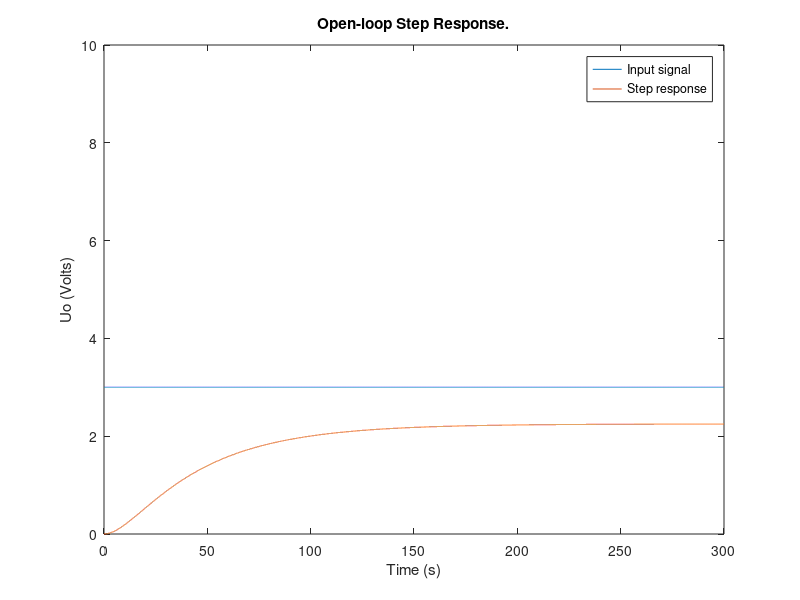
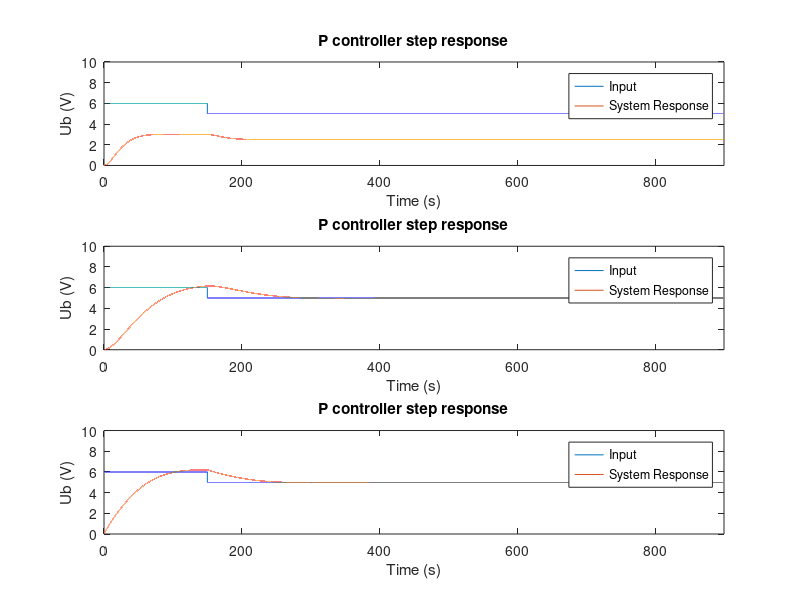

The MATLAB source for these figures, in order:
close all;
clear all;
pkg load control
pkg load signal
clc



Ks = 0.75;
Tg = 50;
Tu = 5;

T1 = 10;
T2 = 40;
Tsum = T1 + T2;

sys  = Ks * tf(1, [T1 1]) * tf(1, [T2 1])

%D1
figure('Name','Transfer function')
% [y,t] = step(sys);
t=0:0.01:300;
for k=1:length(t)
    if(t(k)<0)
        y(k) = 0;
    else
        y(k) = 3;
    end
end
plot(t, y);
hold on
st = lsim(sys,y,t);
plot(t, st);
title('Open-loop Step Response.');
ylabel('Uo (Volts)');
xlabel('Time (s)'); 
legend('Input signal', 'Step response')
axis([0 300 0 10])
hold off

%D2

%% ********* Tsum method ***********
fprintf('\n\t\t20 percent overshoot\n');
        %p controller
%///Parameters
Kp1 = 1/Ks;
%\\\
PID_controller = pidstd(Kp1);
tf(PID_controller)
m1 = feedback(PID_controller*sys,1)
%plots
% figure('name', 'Tsum method')
% subplot(3,1,1),
% step(m1); 
% hold on;
% step(sys);
% title(['P controler (Kp = ' num2str(Kp1) ').']);
% legend('P_step','Sys');


        %pi controller
%///Parameters
Kp2 = 0.5 / Ks;
Ti1 = 0.5 * Tsum;
%\\\
PID_controller = pidstd(Kp2, Ti1);
tf(PID_controller)
m2 = feedback(PID_controller*sys,1)
%plots
% subplot(3,1,2),
% step(m2); 
% hold on; 
% step(sys);
% title(['PI controler (Kp = ' num2str(Kp2) ', Ki = ' num2str(Ti1) ').']);
% legend('PI_step','Sys');


        %pid controller
%///Parameters
Kp3 = 1 / Ks;
Ti2 = 0.66 * Tsum;
Td = 0.17 * Tsum;
%\\\
PID_controller = pidstd(Kp3, Ti2, Td);
tf(PID_controller)
m3 = feedback(PID_controller*sys,1)
%plots
% subplot(3,1,3),
% step(m3); 
% hold on; 
% step(sys);
% title(['PID controler (Kp = ' num2str(Kp3) ', Ki = ' num2str(Ti2) ', Kd = ' num2str(Td) ').']);
% legend('PID_step','Sys');

%input
t1=0:0.01:900;
for k=1:length(t1)
    if(t1(k)<0)
        y1(k) = 5;
    elseif(t1(k)>=0 && t1(k)<=150)
        y1(k) = 6;
    else
        y1(k) = 5;
    end
end

%p response
figure('Name','Tsum method controllers')
subplot(3,1,1),
plot(t1, y1)
axis([0 900 0 10])
hold on
resp = lsim(m1,y1,t1);
plot(t1, resp) 
title('P controller step response')
legend('Input', 'System Response')
xlabel('Time (s)'); 
ylabel('Ub (V)'); 
e = resp - (y1.');
% Errors
iea = trapz(t1,abs(e));          % IAE trapz=numerical integration 
ise = trapz(t1,e.^2);            % ISE 
itae = trapz(t1, t1'.*abs(e));     % ITAE
itse = trapz(t1,t1'.*(e.^2));      % ITSE

%pi response
subplot(3,1,2),
plot(t1, y1)
axis([0 900 0 10])
hold on
resp = lsim(m2,y1,t1);
plot(t1, resp) 
title('P controller step response')
legend('Input', 'System Response')
xlabel('Time (s)'); 
ylabel('Ub (V)'); 
e = resp - (y1.');
% Errors
iea = trapz(t1,abs(e));          % IAE trapz=numerical integration 
ise = trapz(t1,e.^2);            % ISE 
itae = trapz(t1, t1'.*abs(e));     % ITAE
itse = trapz(t1,t1'.*(e.^2));      % ITSE

%pi response
subplot(3,1,3),
plot(t1, y1)
axis([0 900 0 10])
hold on
resp = lsim(m3,y1,t1);
plot(t1, resp) 
title('P controller step response')
legend('Input', 'System Response')
xlabel('Time (s)'); 
ylabel('Ub (V)'); 
e = resp - (y1.');
% Errors
iea = trapz(t1,abs(e));          % IAE trapz=numerical integration 
ise = trapz(t1,e.^2);            % ISE 
itae = trapz(t1, t1'.*abs(e));     % ITAE
itse = trapz(t1,t1'.*(e.^2));      % ITSE


